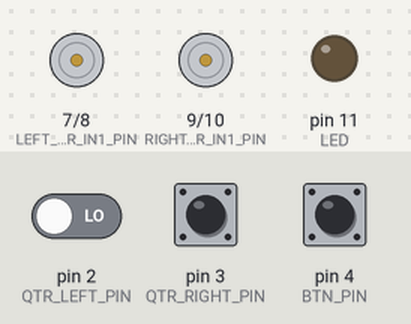
Bench run of a sketch on a simulated Arduino Uno, built with avr-gcc and run on an emulated ATmega328P. On the bench: motor-driver pin pairs drawn as motors (green arrow = first pin HIGH = forward, orange = second pin HIGH = backward, longer = more drive, scaled by the enable pin), output pins drawn as LEDs (lit = HIGH). The test bench sets the inputs (shaded band); at power-on: pin 4 (BTN_PIN) HIGH, pin 2 (QTR_LEFT_PIN) LOW, pin 3 (QTR_RIGHT_PIN) LOW. Random numbers use the default seed unless the sketch sets one.

Above: at 1.2 s.
1.3 s: pin 4 (BTN_PIN) pulled LOW for 0.15 s
At 1.51 s:
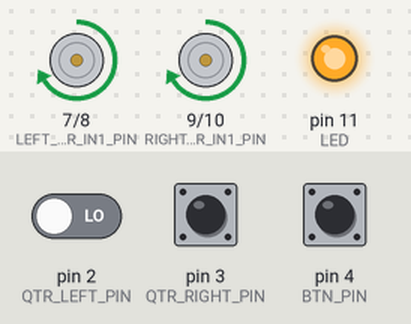
3.1 s: pin 4 (BTN_PIN) pulled LOW for 1 s
At 4.6 s:
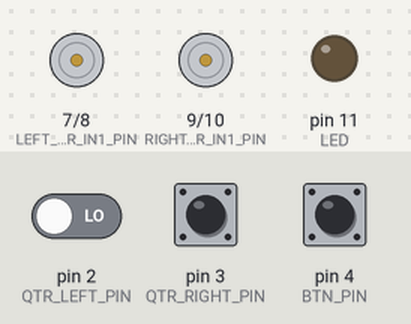
5.6 s: pin 4 (BTN_PIN) pulsed LOW 2 times (0.12 s each, 0.3 s apart)
At 6.11 s:
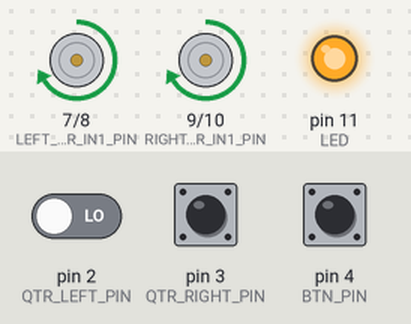
8.0 s: pin 2 (QTR_LEFT_PIN) driven HIGH and pin 4 (BTN_PIN) driven LOW
At 8.21 s:
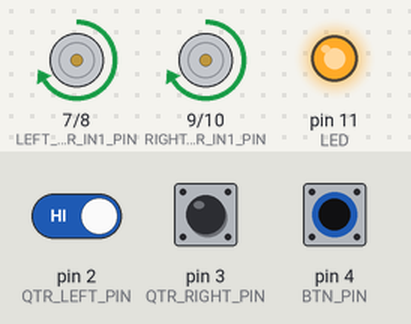
11.0 s: pin 3 (QTR_RIGHT_PIN) pulled HIGH for 1 s
At 11.8 s:
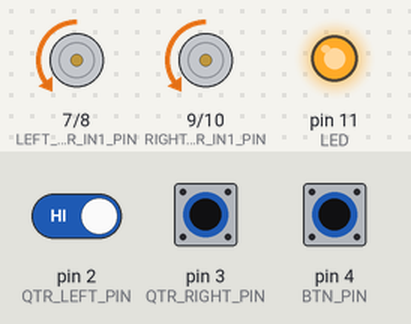
14.0 s: pin 3 (QTR_RIGHT_PIN) pulled HIGH for 0.15 s
At 15.2 s:
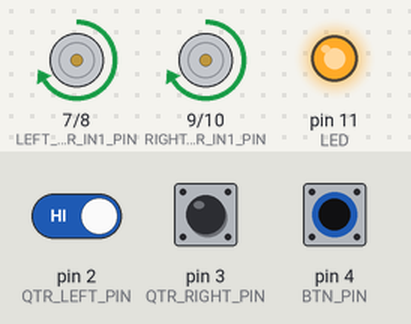
Timing chart, 0 to 16.6 s (numbered marks = the images above; inputs shaded):
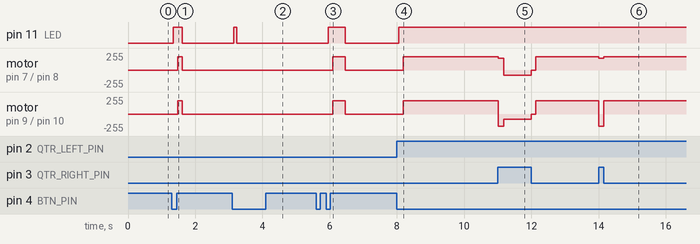

The sketch:

Sumo_trap_test.ino
```cpp
#include <Arduino.h>
/************************************************************
 * Robust SUMO edge-avoid game with RANDOM choice on equal edge
 * and OUT-OF-RING SAFETY (both sensors white too long)
 *
 * - 2x QTR-1RC on pins 2 & 3 (blocking read, very short)
 * Board assumed: Arduino Uno-style (AVR)
 ************************************************************/

/********************* DEBUG CONFIG **************************/

#define DEBUG_ENABLED 0

#if DEBUG_ENABLED
  #define DEBUG_BEGIN(baud)        Serial.begin(baud)
  #define DEBUG_PRINT(...)         Serial.print(__VA_ARGS__)
  #define DEBUG_PRINTLN(...)       Serial.println(__VA_ARGS__)
#else
  #define DEBUG_BEGIN(baud)
  #define DEBUG_PRINT(...)
  #define DEBUG_PRINTLN(...)
#endif

/********************* GLOBAL CONSTANTS ************************/

// -------- Debug --------
const unsigned long DEBUG_BAUDRATE            = 115200;
const unsigned long DEBUG_PRINT_INTERVAL_MS   = 200;   // how often to print sensor values

// -------- Button / LED --------
#define BTN_PIN 4            // start/stop button pin
#define LED     11           // game status LED pin
const uint8_t BUTTON_ACTIVE_LEVEL             = LOW;   // using INPUT_PULLUP
const unsigned long BUTTON_DEBOUNCE_MS        = 50;    // debounce time

// Random seed pin (any floating analog pin)
const uint8_t RNG_SEED_PIN                    = A0;

// -------- QTR-1RC sensors --------
const uint8_t QTR_LEFT_PIN                    = 2;
const uint8_t QTR_RIGHT_PIN                   = 3;

// QTR timing (microseconds)
const unsigned long QTR_CHARGE_TIME_US        = 10;    // time to charge RC
const unsigned long QTR_TIMEOUT_US            = 3000;  // max discharge time

// Threshold for white edge detection (tune on your ring)
// smaller value = whiter surface (short discharge time)
const uint16_t QTR_EDGE_WHITE_THRESHOLD_US    = 500;   // base "white" threshold

// When both see white, how different must they be to decide a “whiter” side
const uint16_t QTR_BOTH_DECISION_DEADZONE_US  = 80;    // if abs(L-R) < this -> treat as equal

// -------- Motor pins & config --------
#define LEFT_MOTOR_IN1_PIN   7
#define LEFT_MOTOR_IN2_PIN   8
#define LEFT_MOTOR_PWM_PIN   5

#define RIGHT_MOTOR_IN1_PIN  9
#define RIGHT_MOTOR_IN2_PIN  10
#define RIGHT_MOTOR_PWM_PIN  6

const int16_t MOTOR_MAX_SPEED                 = 255;
const int16_t MOTOR_SPEED_FORWARD             = 80;
const int16_t MOTOR_SPEED_BACKWARD            = 200;
const int16_t MOTOR_SPEED_TURN                = 180;

// invert both because of wiring
bool invertLeftMotorDirection                 = true;
bool invertRightMotorDirection                = true;

// -------- Game timings (all non-blocking) --------
const unsigned long EDGE_STOP_DURATION_MS     = 120;   // small visible pause at edge

// Backing up: keep going until both black, but clamp duration
const unsigned long EDGE_BACK_MIN_MS          = 150;   // always back at least this much
const unsigned long EDGE_BACK_MAX_MS          = 400;   // but not longer than this

// Turning: re-check sensors while turning
const unsigned long EDGE_TURN_MIN_MS          = 160;   // minimum spin time
const unsigned long EDGE_TURN_MAX_MS          = 450;   // safety clamp

const unsigned long LOOP_PERIOD_MS            = 5;     // main loop min period

// -------- Out-of-ring safety --------
// If BOTH sensors stay white continuously longer than this, assume we left the ring
const unsigned long OUT_OF_RING_WHITE_TIMEOUT_MS = 800;  // ms, tune if needed

/********************* GLOBAL STATE ****************************/

// Debug / monitoring
unsigned long lastDebugPrintTimeMs            = 0;
unsigned long lastLoopTimeMs                  = 0;

// Current motor command (for debugging / logging)
int16_t currentLeftMotorSpeedCommand          = 0;
int16_t currentRightMotorSpeedCommand         = 0;

// Button state (debounced)
bool buttonStableState                        = HIGH;  // due to INPUT_PULLUP
bool buttonLastReadState                      = HIGH;
unsigned long buttonLastChangeTimeMs          = 0;
bool buttonPressEventPending                  = false; // becomes true on clean press

// Robot state machine
enum RobotState {
  STATE_WAIT_START,
  STATE_DRIVE_FORWARD,
  STATE_EDGE_STOP,
  STATE_EDGE_BACK,
  STATE_EDGE_TURN
};

RobotState currentState                       = STATE_WAIT_START;

// What edge caused the escape?
enum EdgeEvent {
  EDGE_NONE,
  EDGE_LEFT,
  EDGE_RIGHT,
  EDGE_BOTH
};

EdgeEvent lastEdgeEvent                       = EDGE_NONE;

// Effective direction decision after analyzing EDGE_BOTH
EdgeEvent effectiveEdgeForTurn                = EDGE_NONE;

// Time when we entered the current state
unsigned long stateStartTimeMs                = 0;

// Last QTR readings (for debug & logic)
uint16_t qtrLeftValueUs                       = 0;
uint16_t qtrRightValueUs                      = 0;
bool qtrLeftIsWhite                           = false;
bool qtrRightIsWhite                          = false;

// QTR values at the moment the edge was detected
uint16_t edgeLeftValueUsAtDetection           = 0;
uint16_t edgeRightValueUsAtDetection          = 0;

// Out-of-ring watchdog
bool bothWhiteOngoing                         = false;
unsigned long bothWhiteStartMs                = 0;

/********************* QTR READING *****************************/

// Fast, bounded RC timing read for one QTR-1RC
uint16_t readQTR_RC_Us(uint8_t pin) {
  // 1) Charge the capacitor
  pinMode(pin, OUTPUT);
  digitalWrite(pin, HIGH);
  unsigned long chargeStart = micros();
  while ((micros() - chargeStart) < QTR_CHARGE_TIME_US) {
    // tight microsecond wait
  }

  // 2) Set as input and measure discharge time
  pinMode(pin, INPUT);
  unsigned long dischargeStart = micros();

  while (digitalRead(pin) == HIGH) {
    unsigned long elapsed = micros() - dischargeStart;
    if (elapsed >= QTR_TIMEOUT_US) {
      return static_cast<uint16_t>(QTR_TIMEOUT_US);
    }
  }

  return static_cast<uint16_t>(micros() - dischargeStart);
}

void updateQTRReadings() {
  qtrLeftValueUs  = readQTR_RC_Us(QTR_LEFT_PIN);
  qtrRightValueUs = readQTR_RC_Us(QTR_RIGHT_PIN);

  qtrLeftIsWhite  = (qtrLeftValueUs  < QTR_EDGE_WHITE_THRESHOLD_US);
  qtrRightIsWhite = (qtrRightValueUs < QTR_EDGE_WHITE_THRESHOLD_US);
}

/********************* MOTOR CONTROL ***************************/

void setMotorSpeeds(int16_t leftMotorSpeed, int16_t rightMotorSpeed) {
  if (invertLeftMotorDirection) {
    leftMotorSpeed = -leftMotorSpeed;
  }
  if (invertRightMotorDirection) {
    rightMotorSpeed = -rightMotorSpeed;
  }

  leftMotorSpeed  = constrain(leftMotorSpeed,  -MOTOR_MAX_SPEED, MOTOR_MAX_SPEED);
  rightMotorSpeed = constrain(rightMotorSpeed, -MOTOR_MAX_SPEED, MOTOR_MAX_SPEED);

  currentLeftMotorSpeedCommand  = leftMotorSpeed;
  currentRightMotorSpeedCommand = rightMotorSpeed;

  // LEFT MOTOR
  if (leftMotorSpeed > 0) {
    digitalWrite(LEFT_MOTOR_IN1_PIN, HIGH);
    digitalWrite(LEFT_MOTOR_IN2_PIN, LOW);
    analogWrite(LEFT_MOTOR_PWM_PIN, leftMotorSpeed);
  } else if (leftMotorSpeed < 0) {
    digitalWrite(LEFT_MOTOR_IN1_PIN, LOW);
    digitalWrite(LEFT_MOTOR_IN2_PIN, HIGH);
    analogWrite(LEFT_MOTOR_PWM_PIN, -leftMotorSpeed);
  } else {
    analogWrite(LEFT_MOTOR_PWM_PIN, 0);
  }

  // RIGHT MOTOR
  if (rightMotorSpeed > 0) {
    digitalWrite(RIGHT_MOTOR_IN1_PIN, HIGH);
    digitalWrite(RIGHT_MOTOR_IN2_PIN, LOW);
    analogWrite(RIGHT_MOTOR_PWM_PIN, rightMotorSpeed);
  } else if (rightMotorSpeed < 0) {
    digitalWrite(RIGHT_MOTOR_IN1_PIN, LOW);
    digitalWrite(RIGHT_MOTOR_IN2_PIN, HIGH);
    analogWrite(RIGHT_MOTOR_PWM_PIN, -rightMotorSpeed);
  } else {
    analogWrite(RIGHT_MOTOR_PWM_PIN, 0);
  }
}

void stopMotors() {
  setMotorSpeeds(0, 0);
}

/********************* BUTTON HANDLING *************************/

void updateButtonState(unsigned long nowMs) {
  bool rawState = digitalRead(BTN_PIN);

  if (rawState != buttonLastReadState) {
    buttonLastReadState     = rawState;
    buttonLastChangeTimeMs  = nowMs;
  }

  if ((nowMs - buttonLastChangeTimeMs) >= BUTTON_DEBOUNCE_MS &&
      rawState != buttonStableState) {
    buttonStableState = rawState;

    if (buttonStableState == BUTTON_ACTIVE_LEVEL) {
      buttonPressEventPending = true;
      DEBUG_PRINTLN(F("Button press detected (debounced)"));
    }
  }
}

/********************* EDGE DECISION LOGIC *********************/

EdgeEvent decideEffectiveEdgeDirection() {
  if (lastEdgeEvent == EDGE_LEFT) {
    return EDGE_LEFT;
  }
  if (lastEdgeEvent == EDGE_RIGHT) {
    return EDGE_RIGHT;
  }

  // If both sensors saw white, analyze which one is "whiter"
  if (lastEdgeEvent == EDGE_BOTH) {
    int16_t diff = (int16_t)edgeLeftValueUsAtDetection -
                   (int16_t)edgeRightValueUsAtDetection;

    if (abs(diff) <= (int16_t)QTR_BOTH_DECISION_DEADZONE_US) {
      // Very similar → RANDOM safe choice: left or right
      DEBUG_PRINTLN(F("EDGE_BOTH ~equal → RANDOM TURN"));
      int decide = random(1001) % 2;   // 0 or 1
      if (decide == 0) {
        DEBUG_PRINTLN(F("  RANDOM choice → LEFT"));
        return EDGE_LEFT;   // treat as left edge → turn right later
      } else {
        DEBUG_PRINTLN(F("  RANDOM choice → RIGHT"));
        return EDGE_RIGHT;  // treat as right edge → turn left later
      }
    }

    if (diff < 0) {
      // Left discharge time is smaller → left is whiter → edge more on left → turn right
      DEBUG_PRINTLN(F("EDGE_BOTH → left whiter → turn RIGHT"));
      return EDGE_LEFT;
    } else {
      // Right is whiter → edge more on right → turn left
      DEBUG_PRINTLN(F("EDGE_BOTH → right whiter → turn LEFT"));
      return EDGE_RIGHT;
    }
  }

  // Fallback: if sensors currently see something, use that as hint
  if (qtrLeftIsWhite && !qtrRightIsWhite) return EDGE_LEFT;
  if (!qtrLeftIsWhite && qtrRightIsWhite) return EDGE_RIGHT;

  return EDGE_NONE;
}

/********************* OUT-OF-RING WATCHDOG ********************/

// Returns true if it forced a stop & state change
bool handleOutOfRingTimeout(unsigned long nowMs) {
  bool bothWhite = qtrLeftIsWhite && qtrRightIsWhite;

  if (bothWhite) {
    if (!bothWhiteOngoing) {
      bothWhiteOngoing   = true;
      bothWhiteStartMs   = nowMs;
    } else {
      unsigned long elapsed = nowMs - bothWhiteStartMs;
      if (elapsed >= OUT_OF_RING_WHITE_TIMEOUT_MS) {
        DEBUG_PRINT(F("SAFETY: both sensors white too long ("));
        DEBUG_PRINT(elapsed);
        DEBUG_PRINTLN(F(" ms) → STOP & WAIT_START"));

        stopMotors();
        digitalWrite(LED, LOW);

        lastEdgeEvent         = EDGE_NONE;
        effectiveEdgeForTurn  = EDGE_NONE;
        bothWhiteOngoing      = false;

        // Go to WAIT_START; user must press button again
        currentState = STATE_WAIT_START;
        stateStartTimeMs = nowMs;
        return true;
      }
    }
  } else {
    bothWhiteOngoing = false;
  }

  return false;
}

/********************* STATE MACHINE ***************************/

void enterState(RobotState newState) {
  currentState     = newState;
  stateStartTimeMs = millis();

  DEBUG_PRINT(F("STATE -> "));
  switch (currentState) {
    case STATE_WAIT_START:    DEBUG_PRINTLN(F("WAIT_START"));    break;
    case STATE_DRIVE_FORWARD: DEBUG_PRINTLN(F("DRIVE_FORWARD")); break;
    case STATE_EDGE_STOP:     DEBUG_PRINTLN(F("EDGE_STOP"));      break;
    case STATE_EDGE_BACK:     DEBUG_PRINTLN(F("EDGE_BACK"));      break;
    case STATE_EDGE_TURN:     DEBUG_PRINTLN(F("EDGE_TURN"));      break;
    default:                  DEBUG_PRINTLN(F("UNKNOWN"));        break;
  }
}

// Handle global start/stop toggle; returns true if it changed state
bool handleButtonToggle() {
  if (!buttonPressEventPending) {
    return false;
  }
  buttonPressEventPending = false;

  if (currentState == STATE_WAIT_START) {
    digitalWrite(LED, HIGH);           // LED ON when game runs
    enterState(STATE_DRIVE_FORWARD);
  } else {
    stopMotors();
    digitalWrite(LED, LOW);            // LED OFF when stopped
    enterState(STATE_WAIT_START);
  }

  return true;
}

void updateStateMachine(unsigned long nowMs) {
  // First: check if button wants to toggle start/stop
  if (handleButtonToggle()) {
    return;
  }

  // Global safety: if we stayed on white too long → hard stop
  if (handleOutOfRingTimeout(nowMs)) {
    return;
  }

  switch (currentState) {

    case STATE_WAIT_START: {
      stopMotors();
      break;
    }

    case STATE_DRIVE_FORWARD: {
      // If an edge is seen, immediately go to escape sequence
      if (qtrLeftIsWhite || qtrRightIsWhite) {
        edgeLeftValueUsAtDetection  = qtrLeftValueUs;
        edgeRightValueUsAtDetection = qtrRightValueUs;

        if (qtrLeftIsWhite && !qtrRightIsWhite) {
          lastEdgeEvent = EDGE_LEFT;
        } else if (!qtrLeftIsWhite && qtrRightIsWhite) {
          lastEdgeEvent = EDGE_RIGHT;
        } else {
          lastEdgeEvent = EDGE_BOTH;
        }

        DEBUG_PRINT(F("EDGE detected in FORWARD: "));
        if (lastEdgeEvent == EDGE_LEFT)  DEBUG_PRINTLN(F("LEFT"));
        if (lastEdgeEvent == EDGE_RIGHT) DEBUG_PRINTLN(F("RIGHT"));
        if (lastEdgeEvent == EDGE_BOTH) {
          DEBUG_PRINT(F("BOTH (L="));
          DEBUG_PRINT(edgeLeftValueUsAtDetection);
          DEBUG_PRINT(F("us, R="));
          DEBUG_PRINT(edgeRightValueUsAtDetection);
          DEBUG_PRINTLN(F("us)"));
        }

        stopMotors();
        enterState(STATE_EDGE_STOP);
        break;
      }

      setMotorSpeeds(MOTOR_SPEED_FORWARD, MOTOR_SPEED_FORWARD);
      break;
    }

    case STATE_EDGE_STOP: {
      stopMotors();
      if ((nowMs - stateStartTimeMs) >= EDGE_STOP_DURATION_MS) {
        enterState(STATE_EDGE_BACK);
      }
      break;
    }

    case STATE_EDGE_BACK: {
      setMotorSpeeds(-MOTOR_SPEED_BACKWARD, -MOTOR_SPEED_BACKWARD);

      unsigned long elapsed = nowMs - stateStartTimeMs;
      bool anyWhite         = (qtrLeftIsWhite || qtrRightIsWhite);

      if (elapsed >= EDGE_BACK_MIN_MS) {
        if (!anyWhite || (elapsed >= EDGE_BACK_MAX_MS)) {
          DEBUG_PRINT(F("BACK done: elapsed="));
          DEBUG_PRINT(elapsed);
          DEBUG_PRINT(F("ms, anyWhite="));
          DEBUG_PRINTLN(anyWhite ? F("YES") : F("NO"));
          enterState(STATE_EDGE_TURN);
        }
      }
      break;
    }

    case STATE_EDGE_TURN: {
      if (effectiveEdgeForTurn == EDGE_NONE) {
        effectiveEdgeForTurn = decideEffectiveEdgeDirection();
      }

      int16_t leftSpeed  = 0;
      int16_t rightSpeed = 0;

      if (effectiveEdgeForTurn == EDGE_LEFT) {
        leftSpeed  = MOTOR_SPEED_TURN;
        rightSpeed = -MOTOR_SPEED_TURN;
      } else if (effectiveEdgeForTurn == EDGE_RIGHT) {
        leftSpeed  = -MOTOR_SPEED_TURN;
        rightSpeed = MOTOR_SPEED_TURN;
      } else {
        leftSpeed  = -MOTOR_SPEED_TURN;
        rightSpeed = MOTOR_SPEED_TURN;
      }

      setMotorSpeeds(leftSpeed, rightSpeed);

      unsigned long elapsed = nowMs - stateStartTimeMs;

      // Safety logic during turn
      if (qtrLeftIsWhite || qtrRightIsWhite) {
        DEBUG_PRINTLN(F("TURN: sensor saw WHITE again → BACK"));
        effectiveEdgeForTurn = EDGE_NONE;
        enterState(STATE_EDGE_BACK);
        break;
      }

      if (elapsed >= EDGE_TURN_MIN_MS) {
        if (elapsed >= EDGE_TURN_MAX_MS) {
          DEBUG_PRINTLN(F("TURN: timeout → FORWARD"));
          effectiveEdgeForTurn = EDGE_NONE;
          enterState(STATE_DRIVE_FORWARD);
        } else {
          if (!qtrLeftIsWhite && !qtrRightIsWhite) {
            DEBUG_PRINTLN(F("TURN: both black & min time → FORWARD"));
            effectiveEdgeForTurn = EDGE_NONE;
            enterState(STATE_DRIVE_FORWARD);
          }
        }
      }
      break;
    }

    default:
      enterState(STATE_WAIT_START);
      break;
  }
}

/********************* DEBUG OUTPUT ****************************/

void maybePrintDebug(unsigned long nowMs) {
  if ((nowMs - lastDebugPrintTimeMs) < DEBUG_PRINT_INTERVAL_MS) {
    return;
  }
  lastDebugPrintTimeMs = nowMs;

  DEBUG_PRINT(F("QTR L="));
  DEBUG_PRINT(qtrLeftValueUs);
  DEBUG_PRINT(F("us ("));
  DEBUG_PRINT(qtrLeftIsWhite ? F("W") : F("B"));
  DEBUG_PRINT(F(")  R="));
  DEBUG_PRINT(qtrRightValueUs);
  DEBUG_PRINT(F("us ("));
  DEBUG_PRINT(qtrRightIsWhite ? F("W") : F("B"));
  DEBUG_PRINT(F(")  Motors L="));
  DEBUG_PRINT(currentLeftMotorSpeedCommand);
  DEBUG_PRINT(F(" R="));
  DEBUG_PRINTLN(currentRightMotorSpeedCommand);
}

/********************* SETUP / LOOP ****************************/

void setup() {
  pinMode(BTN_PIN, INPUT_PULLUP);
  pinMode(LED, OUTPUT);
  pinMode(RNG_SEED_PIN, INPUT);

  pinMode(LEFT_MOTOR_IN1_PIN, OUTPUT);
  pinMode(LEFT_MOTOR_IN2_PIN, OUTPUT);
  pinMode(LEFT_MOTOR_PWM_PIN, OUTPUT);

  pinMode(RIGHT_MOTOR_IN1_PIN, OUTPUT);
  pinMode(RIGHT_MOTOR_IN2_PIN, OUTPUT);
  pinMode(RIGHT_MOTOR_PWM_PIN, OUTPUT);

  stopMotors();
  digitalWrite(LED, LOW);

  DEBUG_BEGIN(DEBUG_BAUDRATE);
  DEBUG_PRINTLN(F("Robust sumo edge-avoid + random + safety: init"));

  // Seed RNG from a floating analog pin
  randomSeed(analogRead(RNG_SEED_PIN));

  unsigned long nowMs = millis();
  buttonStableState       = digitalRead(BTN_PIN);
  buttonLastReadState     = buttonStableState;
  buttonLastChangeTimeMs  = nowMs;

  enterState(STATE_WAIT_START);
}

void loop() {
  const unsigned long nowMs = millis();

  if ((nowMs - lastLoopTimeMs) < LOOP_PERIOD_MS) {
    return;
  }
  lastLoopTimeMs = nowMs;

  updateButtonState(nowMs);
  updateQTRReadings();
  updateStateMachine(nowMs);
  maybePrintDebug(nowMs);
}
```

Measured:
- after the input at 1.3 s, pin 11 (LED): LOW → HIGH after 0.05 s, → LOW 0.27 s later; motor on pin 7 (LEFT_MOTOR_IN1_PIN) / pin 8 (LEFT_MOTOR_IN2_PIN), motor on pin 9 (RIGHT_MOTOR_IN1_PIN) / pin 10 (RIGHT_MOTOR_IN2_PIN): stopped → forward 200/255 after 0.18 s, → stopped 0.14 s later
- after the input at 3.1 s, pin 11 (LED): LOW → HIGH after 0.05 s, → LOW 0.08 s later
- after the input at 5.6 s, pin 11 (LED): LOW → HIGH after 0.35 s, → LOW 0.51 s later; motor on pin 7 (LEFT_MOTOR_IN1_PIN) / pin 8 (LEFT_MOTOR_IN2_PIN), motor on pin 9 (RIGHT_MOTOR_IN1_PIN) / pin 10 (RIGHT_MOTOR_IN2_PIN): stopped → forward 200/255 after 0.48 s, → stopped 0.38 s later
- after the input at 8.0 s, pin 11 (LED): LOW → HIGH after 0.06 s; motor on pin 7 (LEFT_MOTOR_IN1_PIN) / pin 8 (LEFT_MOTOR_IN2_PIN), motor on pin 9 (RIGHT_MOTOR_IN1_PIN) / pin 10 (RIGHT_MOTOR_IN2_PIN): stopped → forward 200/255 after 0.19 s
- after the input at 14.0 s, motor on pin 7 (LEFT_MOTOR_IN1_PIN) / pin 8 (LEFT_MOTOR_IN2_PIN): forward 200/255 → forward 180/255 at once, → forward 200/255 0.14 s later; motor on pin 9 (RIGHT_MOTOR_IN1_PIN) / pin 10 (RIGHT_MOTOR_IN2_PIN): forward 200/255 → backward 180/255 at once, → forward 200/255 0.14 s later
